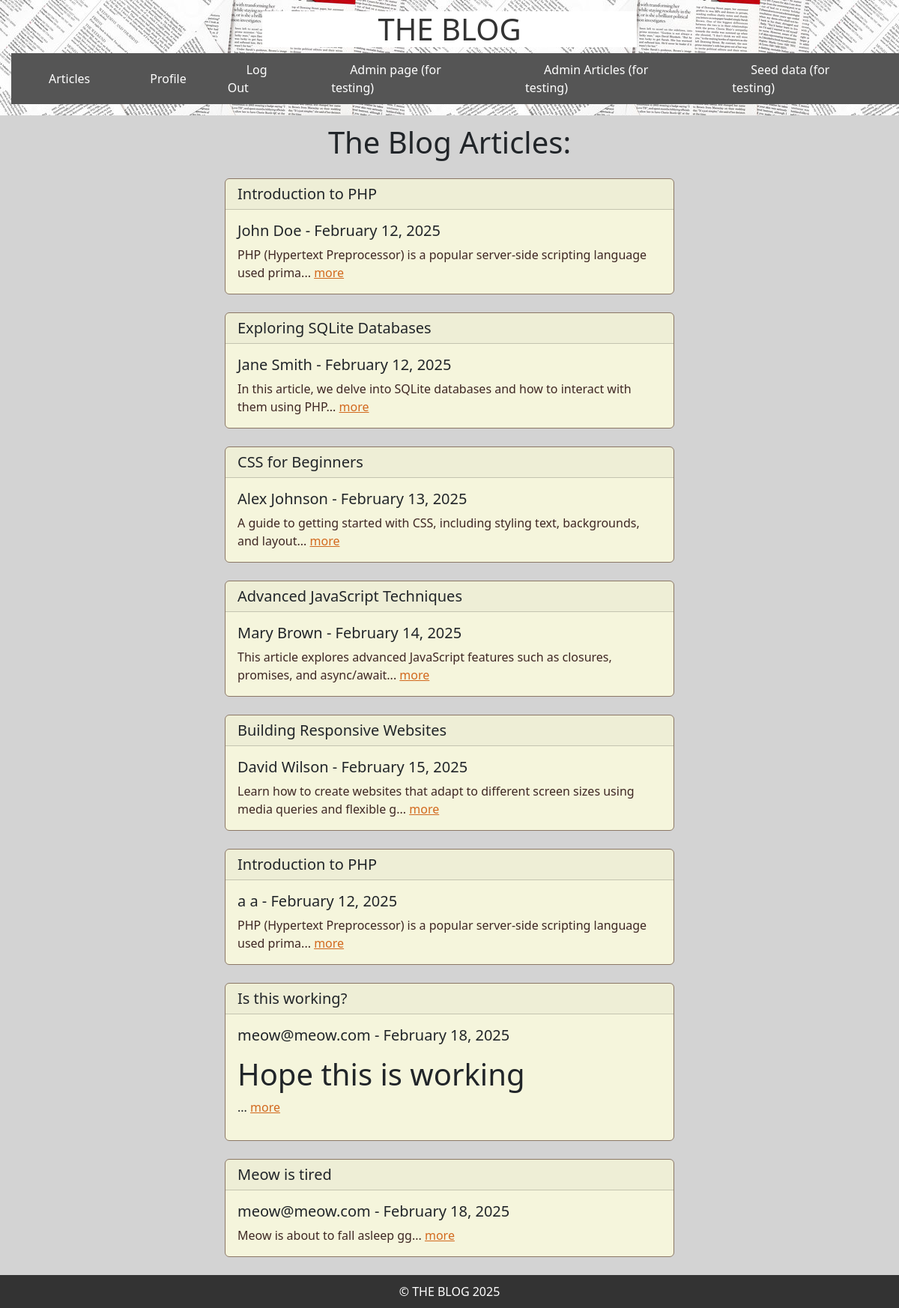
The app's page / (signed in) with its own data.
### tables this page shows
CREATE TABLE Article
    (
        ArticleId Integer PRIMARY KEY,
        Title VARCHAR(255) NOT NULL,
        Body Text NOT NULL,
        CreateDate DATE NOT NULL,
        StartDate DATE NOT NULL,
        EndDate DATE NOT NULL,
        ContributorUsername VARCHAR(50) NOT NULL,
        FOREIGN KEY (ContributorUsername) REFERENCES Users(Username)
    );

### index.php (the view, shortened to what this page needs)
<?php
    include('templates/header.php');
    $db = getDatabase();
    $dbQuery = "SELECT Title, Body, StartDate, EndDate, ContributorUsername, ArticleId FROM Article";
    $result = $db->query($dbQuery);
    echo '<body id="back">';
    echo '<div>
    <h1 id="mainText">The Blog Articles:</h1>
    ';
    while($data = $result->fetchArray()){
        $date = date_create($data[2]);
        $date = date_format($date, ("F d, Y"));
        $str = substr($data[1], 0, 100);
        echo "
            <div class='card' id='theCards'>
                <h5 class='card-header'>{$data[0]}</h5>
                <div class='card-body'>
                    <h5 class='card-title'>{$data[4]}  -  {$date}</h5>
                    <p class='card-text' id='cardText'>{$str}... <a href='/article.php?id={$data[5]}' id='cardButton'>more</a></p>
                </div>
            </div>
        ";
    }
    echo '
    </div>
    </body>';
    include('templates/footer.php');
?>

### templates/header.php (shortened to what this page needs)
<?php
    $displayNav = isset($displayNav) ? $displayNav : true;
?>
<!DOCTYPE html>
<head>
    <link rel="stylesheet" href="../styles/style.css">
    <link href="https://cdn.jsdelivr.net/npm/bootstrap@5.3.3/dist/css/bootstrap.min.css" rel="stylesheet">
</head>
<?php if ($displayNav): ?>
<header>
    <div class="logo">
        <h1>THE BLOG</h1>
    </div>
        <nav>
            <?php
                if($_SESSION["role"] == "admin"){
                    echo "
                    <ul class='nav-links'>
                        <li><a href='../index.php'>Articles</a></li>
                        <li><a href='../profile.php'>Profile</a></li>
                        <li><a href='../logout.php'>Log Out</a></li>
                        <li><a href='/admin/admin_page.php'>Admin page (for testing)</a></li>
                        <li><a href='/admin/articles.php'>Admin Articles (for testing)</a></li>
                        <li><a href='/DB/seed.php'>Seed data (for testing)</a></li>
                    </ul>
                    ";
                }
            ?>
        </nav>
<?php endif; ?>
</header>

### templates/footer.php
<footer>
    &copy; THE BLOG 2025
</footer>

### styles/style.css (style rules this page uses)
html, body { overflow-x: hidden; min-height: 100vh; margin: 0; display: flex; flex-direction: column; }
header { background: white; background-image: url("../images/paper.jpg"); color: white; padding: 15px; width: 100vw; }
header h1 { background-color: white; color: #333; font-size: 40px; }
nav { background: #555; padding: 10px; width: 100vw; top: 0; left: 0; }
nav a { color: white; text-decoration: none; margin: 0 15px; width: 100vw; }
.nav-links { display: flex; justify-content: center; align-items: center; list-style: none; padding: 0; margin: 0; }
.nav-links li { margin: 0 15px; }
.nav-links a { color: white; text-decoration: none; font-size: 1em; padding: 10px; }
body > *:not(header):not(footer) { flex: 1; }
footer { background: #333; text-align: center; color: white; padding: 10px; width: 100%; margin-top: auto; }
.logo { width: 500px; margin: 0 auto; text-align: center; }
#theCards { margin-left:25%; margin-right:25%; margin-top: 1%; margin-bottom: 2%; background-color: #f5f5dc; border-width: 1px; border-spacing: 1px; border:1px solid; border-color:#8b7765; }
#mainText { margin-top: 1%; margin-bottom: 2%; text-align: center; }
#cardText { color: #3e2723; }
#cardButton { color:#d2691e; }
#back { background-color: lightgray; }

### records on screen
article: Title "Introduction to PHP", ContributorUsername "John Doe", StartDate "February 12, 2025", Body "PHP (Hypertext Preprocessor) is a popular server-side scripting language used prima"
article: Title "Exploring SQLite Databases", ContributorUsername "Jane Smith", StartDate "February 12, 2025", Body "In this article, we delve into SQLite databases and how to interact with them using PHP"
article: Title "CSS for Beginners", ContributorUsername "Alex Johnson", StartDate "February 13, 2025", Body "A guide to getting started with CSS, including styling text, backgrounds, and layout"
article: Title "Advanced JavaScript Techniques", ContributorUsername "Mary Brown", StartDate "February 14, 2025", Body "This article explores advanced JavaScript features such as closures, promises, and async/await"
article: Title "Building Responsive Websites", ContributorUsername "David Wilson", StartDate "February 15, 2025", Body "Learn how to create websites that adapt to different screen sizes using media queries and flexible g"
article: Title "Introduction to PHP", ContributorUsername "a a", StartDate "February 12, 2025", Body "PHP (Hypertext Preprocessor) is a popular server-side scripting language used prima"
article: Title "Is this working?", ContributorUsername "meow@meow.com", StartDate "February 18, 2025", Body "Hope this is working"
article: Title "Meow is tired", ContributorUsername "meow@meow.com", StartDate "February 18, 2025", Body "Meow is about to fall asleep gg"
